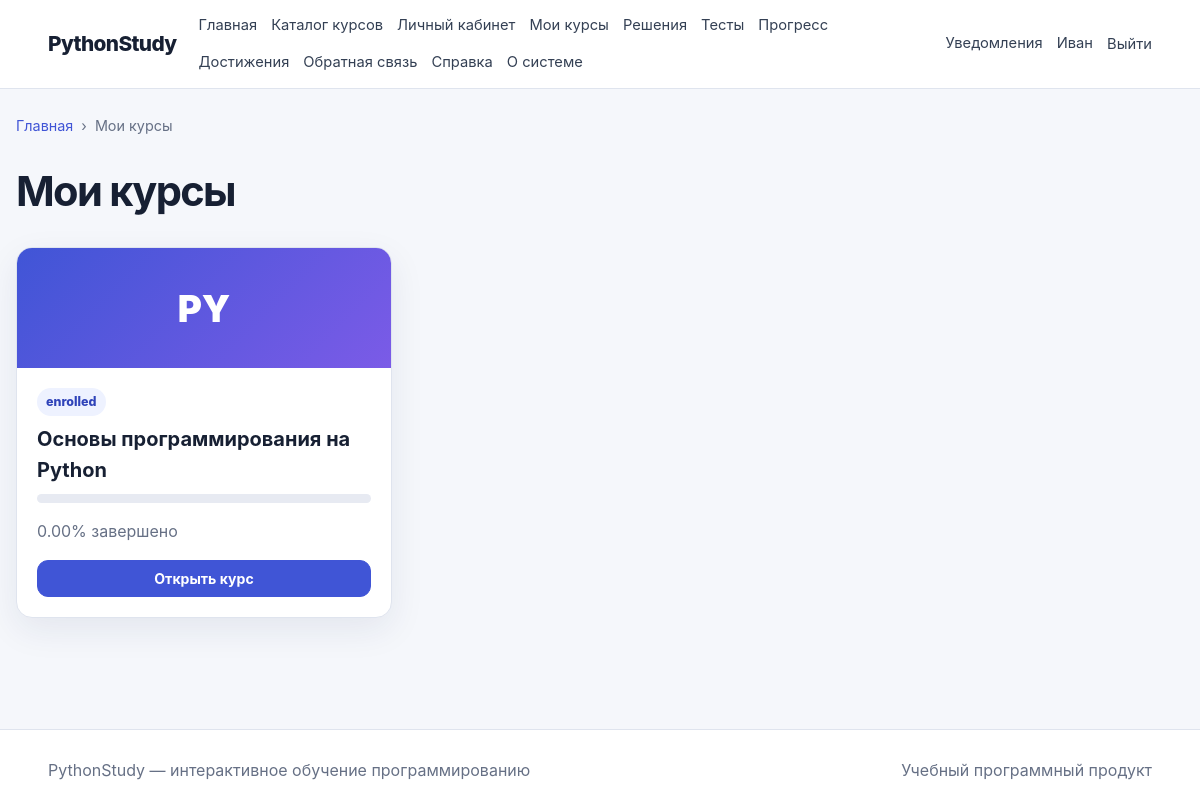
The app's page /student/courses (signed in) with its own data.
### app/models/user.py (models this page shows, shortened)
class User(UserMixin, TimestampMixin, db.Model):
    __tablename__ = "users"
    id = db.Column(db.BigInteger().with_variant(db.Integer, "sqlite"), primary_key=True)
    role_id = db.Column(db.BigInteger().with_variant(db.Integer, "sqlite"), db.ForeignKey("roles.id"), nullable=False)
    username = db.Column(db.String(80), unique=True, index=True)
    email = db.Column(db.String(255), unique=True, nullable=False, index=True)
    password_hash = db.Column(db.String(255), nullable=False)
    last_name = db.Column(db.String(100), nullable=False)
    first_name = db.Column(db.String(100), nullable=False)
    middle_name = db.Column(db.String(100))
    avatar_path = db.Column(db.String(500))
    status = db.Column(db.String(30), default="active", nullable=False, index=True)
    is_email_verified = db.Column(db.Boolean, default=False, nullable=False)
    last_login_at = db.Column(db.DateTime(timezone=True))
    role = db.relationship("Role", back_populates="users")
    taught_courses = db.relationship("Course", back_populates="teacher", foreign_keys="Course.teacher_id")
    enrollments = db.relationship("CourseEnrollment", back_populates="user", cascade="all, delete-orphan")
    lesson_progress = db.relationship("LessonProgress", back_populates="user", cascade="all, delete-orphan")
    submissions = db.relationship("Submission", back_populates="user", cascade="all, delete-orphan", foreign_keys="Submission.user_id")
    quiz_attempts = db.relationship("QuizAttempt", back_populates="user", cascade="all, delete-orphan")
    notifications = db.relationship("Notification", back_populates="user", cascade="all, delete-orphan")
    @property
    def is_active_account(self):
        return self.status == "active"
    @property
    def is_active(self):
        return self.is_active_account
    def has_role(self, *codes):
        return bool(self.role and self.role.code in codes)

### app/models/course.py (models this page shows, shortened)
class CourseEnrollment(db.Model):
    __tablename__ = "course_enrollments"
    __table_args__ = (db.UniqueConstraint("course_id", "user_id", name="uq_enrollment_course_user"),)
    id = db.Column(db.BigInteger().with_variant(db.Integer, "sqlite"), primary_key=True)
    course_id = db.Column(db.BigInteger().with_variant(db.Integer, "sqlite"), db.ForeignKey("courses.id"), nullable=False)
    user_id = db.Column(db.BigInteger().with_variant(db.Integer, "sqlite"), db.ForeignKey("users.id"), nullable=False)
    status = db.Column(db.String(30), default="enrolled", nullable=False)
    progress_percent = db.Column(db.Numeric(5, 2), default=0, nullable=False)
    final_score = db.Column(db.Numeric(5, 2))
    enrolled_at = db.Column(db.DateTime(timezone=True), default=utcnow, nullable=False)
    started_at = db.Column(db.DateTime(timezone=True))
    completed_at = db.Column(db.DateTime(timezone=True))
    course = db.relationship("Course", back_populates="enrollments")
    user = db.relationship("User", back_populates="enrollments")

class Course(TimestampMixin, db.Model):
    __tablename__ = "courses"
    id = db.Column(db.BigInteger().with_variant(db.Integer, "sqlite"), primary_key=True)
    teacher_id = db.Column(db.BigInteger().with_variant(db.Integer, "sqlite"), db.ForeignKey("users.id"), nullable=False)
    title = db.Column(db.String(255), nullable=False)
    slug = db.Column(db.String(255), unique=True, nullable=False, index=True)
    short_description = db.Column(db.String(500), nullable=False)
    full_description = db.Column(db.Text, nullable=False)
    cover_path = db.Column(db.String(500))
    difficulty = db.Column(db.String(30), default="beginner", nullable=False)
    status = db.Column(db.String(30), default="draft", nullable=False, index=True)
    estimated_hours = db.Column(db.Integer, default=1, nullable=False)
    passing_score = db.Column(db.Integer, default=70, nullable=False)
    is_sequential = db.Column(db.Boolean, default=True, nullable=False)
    published_at = db.Column(db.DateTime(timezone=True))
    teacher = db.relationship("User", back_populates="taught_courses", foreign_keys=[teacher_id])
    modules = db.relationship("CourseModule", back_populates="course", cascade="all, delete-orphan", order_by="CourseModule.order_index")
    enrollments = db.relationship("CourseEnrollment", back_populates="course", cascade="all, delete-orphan")
    quizzes = db.relationship("Quiz", back_populates="course", cascade="all, delete-orphan")

### app/student/routes.py (the view)
@bp.route("/courses")
@roles_required("student")
def my_courses():
    enrollments = CourseEnrollment.query.filter_by(user_id=current_user.id).all()
    return render_template("student/courses.html", enrollments=enrollments, breadcrumbs=[("Главная", "public.index"), ("Мои курсы", None)])

### app/context_processors.py (called while the page is built)
def inject_global_context():
    return {
        "current_path": request.path,
        "is_authenticated": current_user.is_authenticated,
    }

### app/templates/student/courses.html (shortened to what this page needs)
{% extends 'base.html' %}
{% block content %}
  <div class="page-title">
    <h1>Мои курсы</h1>
  </div>
  <div class="card-grid">
    {% for enrollment in enrollments %}
      <article class="course-card">
        <div class="course-cover">PY</div>
        <div class="course-content">
          <span class="badge">{{ enrollment.status }}</span>
          <h3>{{ enrollment.course.title }}</h3>
          <div class="progress">
          </div>
          <p>{{ enrollment.progress_percent }}% завершено</p>
          {% set first_lesson = enrollment.course.modules[0].lessons[0] if enrollment.course.modules and enrollment.course.modules[0].lessons else None %}
          {% if first_lesson %}
            <a class="button small"
               href="{{ url_for('student.lesson', lesson_id=first_lesson.id) }}">Открыть курс</a>
          {% endif %}
        </div>
      </article>
    {% else %}
      <div class="empty">Курсов нет. <a href="{{ url_for('public.courses') }}">Открыть каталог</a>.</div>
    {% endfor %}
  </div>
{% endblock %}

### app/templates/base.html (shortened to what this page needs)
<!DOCTYPE html>
<html lang="ru">
  <head>
    <link rel="stylesheet" href="{{ url_for('static', filename='css/main.css') }}">
    <link rel="stylesheet" href="{{ url_for('static', filename='css/responsive.css') }}">
  </head>
  <body>
    <header class="topbar">
      <a class="brand" href="{{ url_for('public.index') }}">PythonStudy</a>
      <nav class="main-nav" aria-label="Основное меню">
        <a href="{{ url_for('public.index') }}">Главная</a>
        <a href="{{ url_for('public.courses') }}">Каталог курсов</a>
        {% if current_user.is_authenticated and current_user.has_role('student') %}
          <a href="{{ url_for('student.dashboard') }}">Личный кабинет</a>
          <a href="{{ url_for('student.my_courses') }}">Мои курсы</a>
          <a href="{{ url_for('student.submissions') }}">Решения</a>
          <a href="{{ url_for('student.quiz_attempts') }}">Тесты</a>
          <a href="{{ url_for('student.progress') }}">Прогресс</a>
          <a href="{{ url_for('student.achievements') }}">Достижения</a>
        {% elif current_user.is_authenticated and current_user.has_role('teacher') %}
          <a href="{{ url_for('teacher.dashboard') }}">Кабинет преподавателя</a>
          <a href="{{ url_for('teacher.courses') }}">Мои курсы</a>
        {% elif current_user.is_authenticated and current_user.has_role('admin') %}
          <a href="{{ url_for('admin.dashboard') }}">Администрирование</a>
          <a href="{{ url_for('admin.users') }}">Пользователи</a>
          <a href="{{ url_for('admin.settings') }}">Настройки</a>
        {% endif %}
        <a href="{{ url_for('public.feedback') }}">Обратная связь</a>
        <a href="{{ url_for('public.help_page') }}">Справка</a>
        <a href="{{ url_for('public.about') }}">О системе</a>
      </nav>
      <div class="auth-zone">
        {% if current_user.is_authenticated %}
          <a href="{{ url_for('student.notifications') }}">Уведомления</a>
          <a href="{{ url_for('student.profile') }}">{{ current_user.first_name }}</a>
          <form method="post" action="{{ url_for('auth.logout') }}" class="inline-form">
            <button class="link-button" type="submit">Выйти</button>
          </form>
        {% else %}
          <a href="{{ url_for('auth.login') }}">Войти</a>
          <a class="button small" href="{{ url_for('auth.register') }}">Регистрация</a>
        {% endif %}
      </div>
    </header>
    <main class="page-shell">
      {% include 'partials/breadcrumbs.html' %}
      {% block content %}{% endblock %}
    </main>
    <footer class="footer">
      <div>PythonStudy — интерактивное обучение программированию</div>
      <div>Учебный программный продукт</div>
    </footer>
  </body>
</html>

### app/static/css/main.css (style rules this page uses)
:root { --bg: #f5f7fb; --surface: #ffffff; --surface-soft: #eef2ff; --text: #172033; --muted: #667085; --line: #dfe4ee; --primary: #4055d6; --primary-dark: #2f43b9; --success: #18794e; --danger: #b42318; --warning: #a15c00; --radius: 16px; --shadow: 0 12px 35px rgba(27, 39, 94, 0.08); }
* { box-sizing: border-box; }
html { scroll-behavior: smooth; }
body { margin: 0; font-family: Inter, -apple-system, BlinkMacSystemFont, "Segoe UI", sans-serif; color: var(--text); background: var(--bg); line-height: 1.55; }
a { color: var(--primary); text-decoration: none; }
button, input, textarea, select { font: inherit; }
button { cursor: pointer; }
.topbar { position: sticky; top: 0; z-index: 20; display: grid; grid-template-columns: auto 1fr auto; align-items: center; gap: 22px; padding: 14px 4vw; background: rgba(255,255,255,.96); border-bottom: 1px solid var(--line); backdrop-filter: blur(14px); }
.brand { font-size: 1.3rem; font-weight: 850; color: var(--text); letter-spacing: -.03em; }
.main-nav, .auth-zone { display: flex; align-items: center; gap: 14px; flex-wrap: wrap; }
.main-nav a, .auth-zone a, .link-button { color: #344054; font-size: .92rem; }
.auth-zone { justify-content: flex-end; }
.inline-form { display: inline; margin: 0; }
.link-button { border: 0; background: transparent; padding: 0; }
.page-shell { width: min(1180px, calc(100% - 32px)); margin: 0 auto; min-height: calc(100vh - 160px); padding: 26px 0 56px; }
.footer { display: flex; justify-content: space-between; gap: 16px; padding: 28px 4vw; color: var(--muted); background: #fff; border-top: 1px solid var(--line); }
.button { display: inline-flex; align-items: center; justify-content: center; gap: 8px; border: 1px solid var(--primary); border-radius: 11px; padding: 10px 16px; background: var(--primary); color: #fff; font-weight: 700; text-decoration: none; transition: .15s ease; }
.button.small { padding: 7px 11px; font-size: .88rem; }
.actions, .page-title, .section-heading, .dashboard-header { display: flex; align-items: center; justify-content: space-between; gap: 18px; }
.page-title { margin-bottom: 24px; }
.page-title h1, .dashboard-header h1 { margin: 0; font-size: clamp(1.8rem, 4vw, 2.6rem); letter-spacing: -.04em; }
.card-grid { display: grid; grid-template-columns: repeat(3, minmax(0, 1fr)); gap: 20px; }
.course-card { overflow: hidden; display: flex; flex-direction: column; min-height: 300px; border: 1px solid var(--line); border-radius: var(--radius); background: var(--surface); box-shadow: var(--shadow); }
.course-cover { min-height: 120px; display: grid; place-items: center; color: #fff; background: linear-gradient(135deg, #4055d6, #7b5be7); font-size: 2.3rem; font-weight: 900; }
.course-content { display: flex; flex-direction: column; flex: 1; padding: 20px; }
.course-content h3 { margin: 8px 0; font-size: 1.25rem; }
.course-content p { color: var(--muted); flex: 1; }
.badge { display: inline-flex; width: fit-content; padding: 4px 9px; border-radius: 999px; background: var(--surface-soft); color: var(--primary-dark); font-size: .78rem; font-weight: 800; }
form { display: grid; gap: 14px; }
.progress { overflow: hidden; height: 9px; border-radius: 999px; background: #e7eaf2; }

### records on screen
User: first_name "Иван"
CourseEnrollment: status "enrolled", course "Основы программирования на Python", progress_percent "0.00"

### other values on screen
{{ item[0] }} "Главная"
{{ item[0] }} "Мои курсы"
